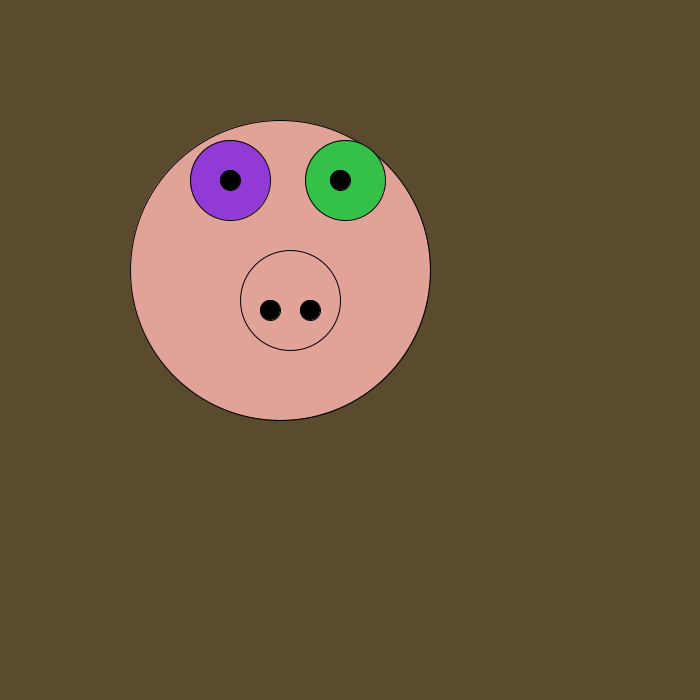
Frame 1 (no input)
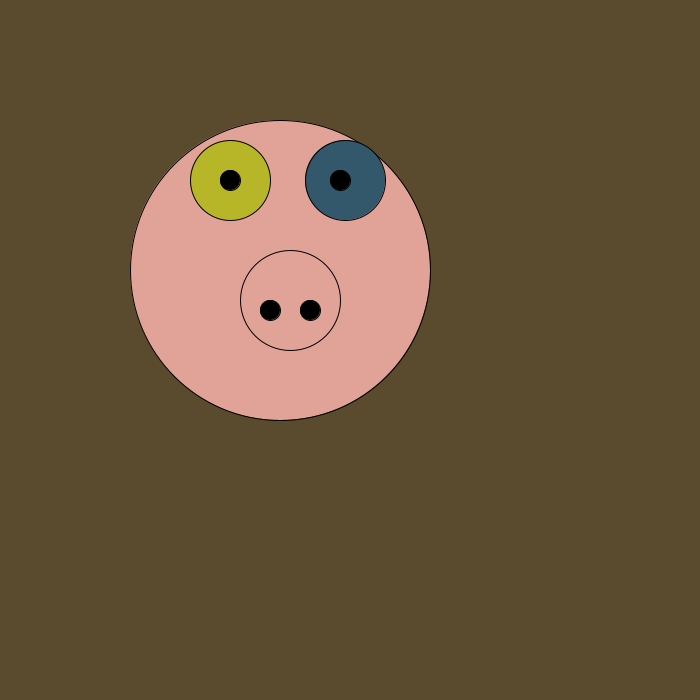
Frame 60 (the mouse pressed at the canvas centre just before this capture)
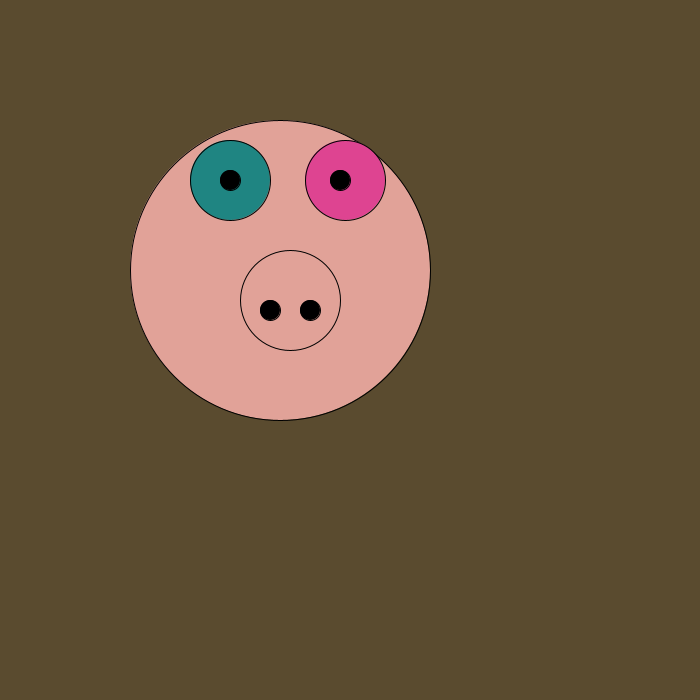
Frame 120 (the mouse held since frame 60 and released just before this capture)

The Processing sketch that drew these frames (run headless with seeded random() and noise(); from frame 60 on, the mouse is pressed at the canvas centre):

// Processing sketch: processing_95367
// ── processing_95367.pde

void setup(){
  size(700,700); //size of canvas
  background(0);
}
void draw() {
  background (90,75,47);
   ellipse(300, 280, 155, 155);
  fill(225,162,152);
  ellipse(300, 280, 200, 200);
    fill (225,162,152);
     ellipse(280, 270, 300, 300);
  fill (225,162,152);
   ellipse(290, 300, 100, 100);
      fill(random(0,225),random(0,225),random(0,225));
      ellipse(230,180, 80, 80); //bigger eye left
       fill (random(0,225),random(0,225),random(0,225));
      ellipse(345,180, 80, 80); //bigger eye right
    fill(0);
    ellipse(230, 180, 20, 20); //eye
     ellipse(340, 180, 20, 20); //eye
   fill(0);
    ellipse(310, 310, 20, 20); //right nose
     ellipse(270, 310, 20, 20); //left nose 
}
